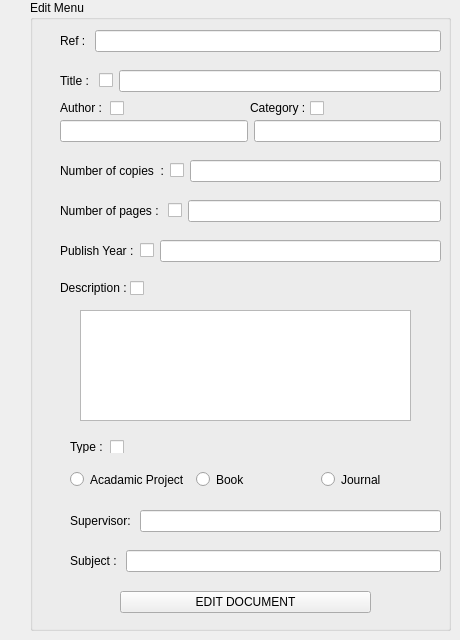
     <widget class="QWidget" name="page_3">
      <widget class="QGroupBox" name="groupBox_4">
       <property name="geometry">
        <rect>
         <x>30</x>
         <y>0</y>
         <width>421</width>
         <height>631</height>
        </rect>
       </property>
       <property name="title">
        <string>Edit Menu</string>
       </property>
       <property name="flat">
        <bool>false</bool>
       </property>
       <widget class="QLabel" name="label_27">
        <property name="geometry">
         <rect>
          <x>30</x>
          <y>100</y>
          <width>61</width>
          <height>16</height>
         </rect>
        </property>
        <property name="text">
         <string>Author :</string>
        </property>
       </widget>
       <widget class="QLabel" name="label_28">
        <property name="geometry">
         <rect>
          <x>220</x>
          <y>100</y>
          <width>61</width>
          <height>16</height>
         </rect>
        </property>
        <property name="text">
         <string>Category :</string>
        </property>
       </widget>
       <widget class="QLabel" name="label_29">
        <property name="geometry">
         <rect>
          <x>30</x>
          <y>280</y>
          <width>101</width>
          <height>16</height>
         </rect>
        </property>
        <property name="text">
         <string>Description : </string>
        </property>
       </widget>
       <widget class="QWidget" name="layoutWidget_26">
        <property name="geometry">
         <rect>
          <x>30</x>
          <y>120</y>
          <width>381</width>
          <height>22</height>
         </rect>
        </property>
        <layout class="QHBoxLayout" name="horizontalLayout_29">
         <item>
          <widget class="QLineEdit" name="lineEdit_author"/>
         </item>
         <item>
          <widget class="QLineEdit" name="lineEdit_cathegory"/>
         </item>
        </layout>
       </widget>
       <widget class="QWidget" name="layoutWidget_27">
        <property name="geometry">
         <rect>
          <x>90</x>
          <y>590</y>
          <width>251</width>
          <height>25</height>
         </rect>
        </property>
        <layout class="QHBoxLayout" name="horizontalLayout_30">
         <item>
          <widget class="QPushButton" name="EDIT_2">
           <property name="text">
            <string>EDIT DOCUMENT</string>
           </property>
          </widget>
         </item>
        </layout>
       </widget>
       <widget class="QWidget" name="layoutWidget_28">
        <property name="geometry">
         <rect>
          <x>40</x>
          <y>470</y>
          <width>371</width>
          <height>19</height>
         </rect>
        </property>
        <layout class="QHBoxLayout" name="horizontalLayout_31">
         <item>
          <widget class="QRadioButton" name="radioButton_acproj">
           <property name="text">
            <string>Acadamic Project</string>
           </property>
          </widget>
         </item>
         <item>
          <widget class="QRadioButton" name="radioButton_book">
           <property name="text">
            <string>Book</string>
           </property>
          </widget>
         </item>
         <item>
          <widget class="QRadioButton" name="radioButton_journal">
           <property name="text">
            <string>Journal</string>
           </property>
          </widget>
         </item>
        </layout>
       </widget>
       <widget class="QWidget" name="layoutWidget_29">
        <property name="geometry">
         <rect>
          <x>40</x>
          <y>510</y>
          <width>371</width>
          <height>22</height>
         </rect>
        </property>
        <layout class="QHBoxLayout" name="horizontalLayout_32">
         <item>
          <widget class="QLabel" name="label_hp_sup">
           <property name="text">
            <string>Supervisor: </string>
           </property>
          </widget>
         </item>
         <item>
          <widget class="QLineEdit" name="lineEdit_hp_sup"/>
         </item>
        </layout>
       </widget>
       <widget class="QWidget" name="layoutWidget_30">
        <property name="geometry">
         <rect>
          <x>40</x>
          <y>550</y>
          <width>371</width>
          <height>22</height>
         </rect>
        </property>
        <layout class="QHBoxLayout" name="horizontalLayout_33">
         <item>
          <widget class="QLabel" name="label_sub">
           <property name="text">
            <string>Subject : </string>
           </property>
          </widget>
         </item>
         <item>
          <widget class="QLineEdit" name="lineEdit_sub"/>
         </item>
        </layout>
       </widget>
       <widget class="QWidget" name="layoutWidget_31">
        <property name="geometry">
         <rect>
          <x>30</x>
          <y>240</y>
          <width>381</width>
          <height>22</height>
         </rect>
        </property>
        <layout class="QHBoxLayout" name="horizontalLayout_34">
         <item>
          <widget class="QLabel" name="label_32">
           <property name="text">
            <string>Publish Year :</string>
           </property>
          </widget>
         </item>
         <item>
          <widget class="QCheckBox" name="checkBox_year">
           <property name="text">
            <string/>
           </property>
          </widget>
         </item>
         <item>
          <widget class="QLineEdit" name="lineEdit_year"/>
         </item>
        </layout>
       </widget>
       <widget class="QWidget" name="layoutWidget_32">
        <property name="geometry">
         <rect>
          <x>30</x>
          <y>160</y>
          <width>381</width>
          <height>22</height>
         </rect>
        </property>
        <layout class="QHBoxLayout" name="horizontalLayout_35">
         <item>
          <widget class="QLabel" name="label_33">
           <property name="text">
            <string>Number of copies  :</string>
           </property>
          </widget>
         </item>
         <item>
          <widget class="QCheckBox" name="checkBox_numberofcopies">
           <property name="text">
            <string/>
           </property>
          </widget>
         </item>
         <item>
          <widget class="QLineEdit" name="lineEdit_nbr_copie"/>
         </item>
        </layout>
       </widget>
       <widget class="QWidget" name="layoutWidget_33">
        <property name="geometry">
         <rect>
          <x>30</x>
          <y>200</y>
          <width>381</width>
          <height>22</height>
         </rect>
        </property>
        <layout class="QHBoxLayout" name="horizontalLayout_36">
         <item>
          <widget class="QLabel" name="label_34">
           <property name="text">
            <string>Number of pages : </string>
           </property>
          </widget>
         </item>
         <item>
          <widget class="QCheckBox" name="checkBox_numbreofpages">
           <property name="text">
            <string/>
           </property>
          </widget>
         </item>
         <item>
          <widget class="QLineEdit" name="lineEdit_nbr_page">
           <property name="frame">
            <bool>true</bool>
           </property>
           <property name="echoMode">
            <enum>QLineEdit::Normal</enum>
           </property>
          </widget>
         </item>
        </layout>
       </widget>
       <widget class="QCheckBox" name="checkBox_author">
        <property name="geometry">
         <rect>
          <x>80</x>
          <y>100</y>
          <width>70</width>
          <height>17</height>
         </rect>
        </property>
        <property name="text">
         <string/>
        </property>
       </widget>
       <widget class="QCheckBox" name="checkBox_category">
        <property name="geometry">
         <rect>
          <x>280</x>
          <y>100</y>
          <width>70</width>
          <height>17</height>
         </rect>
        </property>
        <property name="text">
         <string/>
        </property>
       </widget>
       <widget class="QCheckBox" name="checkBox_description">
        <property name="geometry">
         <rect>
          <x>100</x>
          <y>280</y>
          <width>70</width>
          <height>17</height>
         </rect>
        </property>
        <property name="text">
         <string/>
        </property>
       </widget>
       <widget class="QLabel" name="label_51">
        <property name="geometry">
         <rect>
          <x>40</x>
          <y>440</y>
          <width>46</width>
          <height>13</height>
         </rect>
        </property>
        <property name="text">
         <string>Type :</string>
        </property>
       </widget>
       <widget class="QCheckBox" name="checkBox_type">
        <property name="geometry">
         <rect>
          <x>80</x>
          <y>440</y>
          <width>113</width>
          <height>13</height>
         </rect>
        </property>
        <property name="text">
         <string/>
        </property>
       </widget>
       <widget class="QWidget" name="layoutWidget_35">
        <property name="geometry">
         <rect>
          <x>30</x>
          <y>70</y>
          <width>381</width>
          <height>22</height>
         </rect>
        </property>
        <layout class="QHBoxLayout" name="horizontalLayout_38">
         <item>
          <widget class="QLabel" name="label_36">
           <property name="text">
            <string>Title : </string>
           </property>
          </widget>
         </item>
         <item>
          <widget class="QCheckBox" name="checkBox_title">
           <property name="text">
            <string/>
           </property>
          </widget>
         </item>
         <item>
          <widget class="QLineEdit" name="lineEdit_title"/>
         </item>
        </layout>
       </widget>
       <widget class="QWidget" name="layoutWidget_45">
        <property name="geometry">
         <rect>
          <x>30</x>
          <y>30</y>
          <width>381</width>
          <height>22</height>
         </rect>
        </property>
        <layout class="QHBoxLayout" name="horizontalLayout_47">
         <item>
          <widget class="QLabel" name="label_52">
           <property name="text">
            <string>Ref : </string>
           </property>
          </widget>
         </item>
         <item>
          <widget class="QLineEdit" name="ref"/>
         </item>
        </layout>
       </widget>
       <widget class="QPlainTextEdit" name="plainTextEdit_des">
        <property name="geometry">
         <rect>
          <x>50</x>
          <y>310</y>
          <width>331</width>
          <height>111</height>
         </rect>
        </property>
       </widget>
      </widget>
     </widget>
